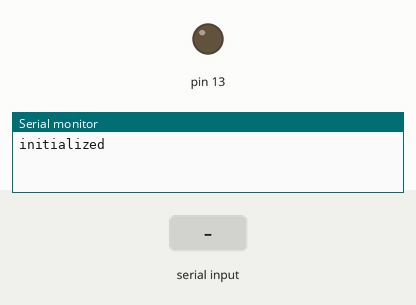
Recording of a sketch running on a simulated Arduino Uno, built with avr-gcc and run on an emulated ATmega328P. On the bench: output pins drawn as LEDs (lit = HIGH), the last lines printed to the serial monitor. The inputs (shaded band) are chosen by the test bench.

Above: at 2.2 s.
2.3 s: "t" received over Serial
At 3.5 s:
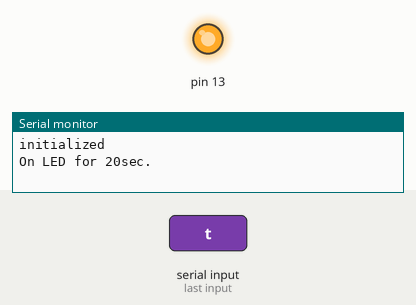
Timing chart, 0 to 23.8 s (numbered marks = the images above; inputs shaded):
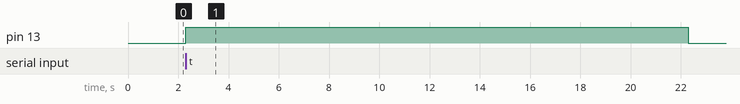

Measured:
- after the input at 2.3 s, pin 13: LOW → HIGH at once, → LOW 20.0 s later

The sketch:

john_delay_test.ino
```cpp
#include <MsTimer2.h>

#define WAITTIME 20000
int counter;

void setup() {
  counter=0;
  Serial.begin(9600);
  pinMode(13,OUTPUT);
  delay(1000);
  Serial.println("initialized");
}

void loop() {
  if(Serial.available()){
    char c = Serial.read();
    if(c=='t'){
      Serial.println("On LED for 20sec.");
      led20sec();
    }
  }
}

void led20sec(){
  ledOn();
  MsTimer2::set(WAITTIME, ledOff);
  MsTimer2::start();
}

void ledOn(){
 digitalWrite(13,HIGH);
}

void ledOff(){
  digitalWrite(13,LOW);
  MsTimer2::stop;
}
```
